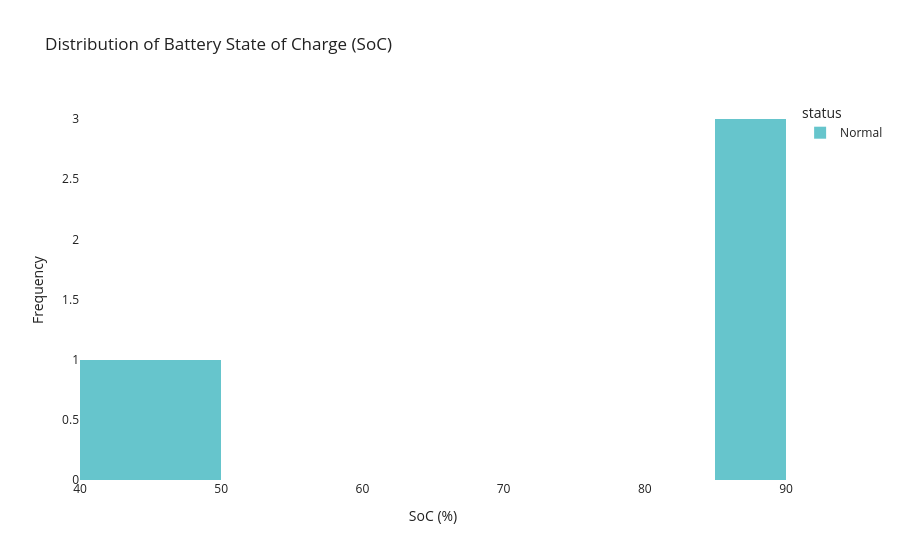

Notebook source saved alongside this figure:
### Code cell
# Histogram of Battery State of Charge
fig_soc = px.histogram(
    df_battery,
    x="soc_pct",
    nbins=20,
    color="status",
    title="Distribution of Battery State of Charge (SoC)",
    labels={"soc_pct": "State of Charge (%)"},
    color_discrete_sequence=px.colors.qualitative.Pastel
)

fig_soc.update_layout(
    plot_bgcolor="#FFFFFF",
    paper_bgcolor="#FFFFFF",
    font=dict(color="#212121"),
    xaxis_title="SoC (%)",
    yaxis_title="Frequency"
)
fig_soc.show()

### Figure 1 — Plotly figure (JSON) as saved in the notebook; plotly's stock layout.template omitted (floating-point values rounded to 4 significant figures)
{"data": [{"bingroup": "x", "hovertemplate": "status=Normal<br>State of Charge (%)=%{x}<br>count=%{y}<extra></extra>", "legendgroup": "Normal", "marker": {"color": "rgb(102, 197, 204)", "pattern": {"shape": ""}}, "name": "Normal", "nbinsx": 20, "orientation": "v", "showlegend": true, "type": "histogram", "x": [85.0, 88.0, 87.5, 45.0, 42.0], "xaxis": "x", "yaxis": "y"}], "layout": {"barmode": "relative", "font": {"color": "#212121"}, "legend": {"title": {"text": "status"}, "tracegroupgap": 0}, "paper_bgcolor": "#FFFFFF", "plot_bgcolor": "#FFFFFF", "title": {"text": "Distribution of Battery State of Charge (SoC)"}, "xaxis": {"anchor": "y", "domain": [0, 1], "title": {"text": "SoC (%)"}}, "yaxis": {"anchor": "x", "domain": [0, 1], "title": {"text": "Frequency"}}}}
